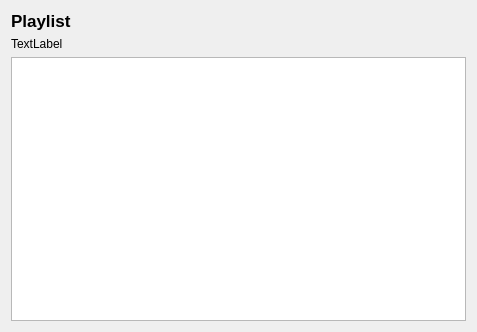
<?xml version="1.0" encoding="UTF-8"?>
<ui version="4.0">
 <class>PlaylistView</class>
 <widget class="QWidget" name="PlaylistView">
  <property name="geometry">
   <rect>
    <x>0</x>
    <y>0</y>
    <width>477</width>
    <height>332</height>
   </rect>
  </property>
  <property name="windowTitle">
   <string>Form</string>
  </property>
  <layout class="QGridLayout" name="gridLayout">
   <item row="0" column="0">
    <layout class="QVBoxLayout" name="verticalLayout">
     <item>
      <widget class="QLabel" name="label">
       <property name="font">
        <font>
         <pointsize>13</pointsize>
         <weight>75</weight>
         <bold>true</bold>
        </font>
       </property>
       <property name="text">
        <string>Playlist</string>
       </property>
      </widget>
     </item>
     <item>
      <widget class="QLabel" name="labelPlaylistName">
       <property name="text">
        <string>TextLabel</string>
       </property>
      </widget>
     </item>
    </layout>
   </item>
   <item row="1" column="0">
    <widget class="QListView" name="listViewPlaylist"/>
   </item>
  </layout>
 </widget>
 <resources/>
 <connections/>
</ui>
